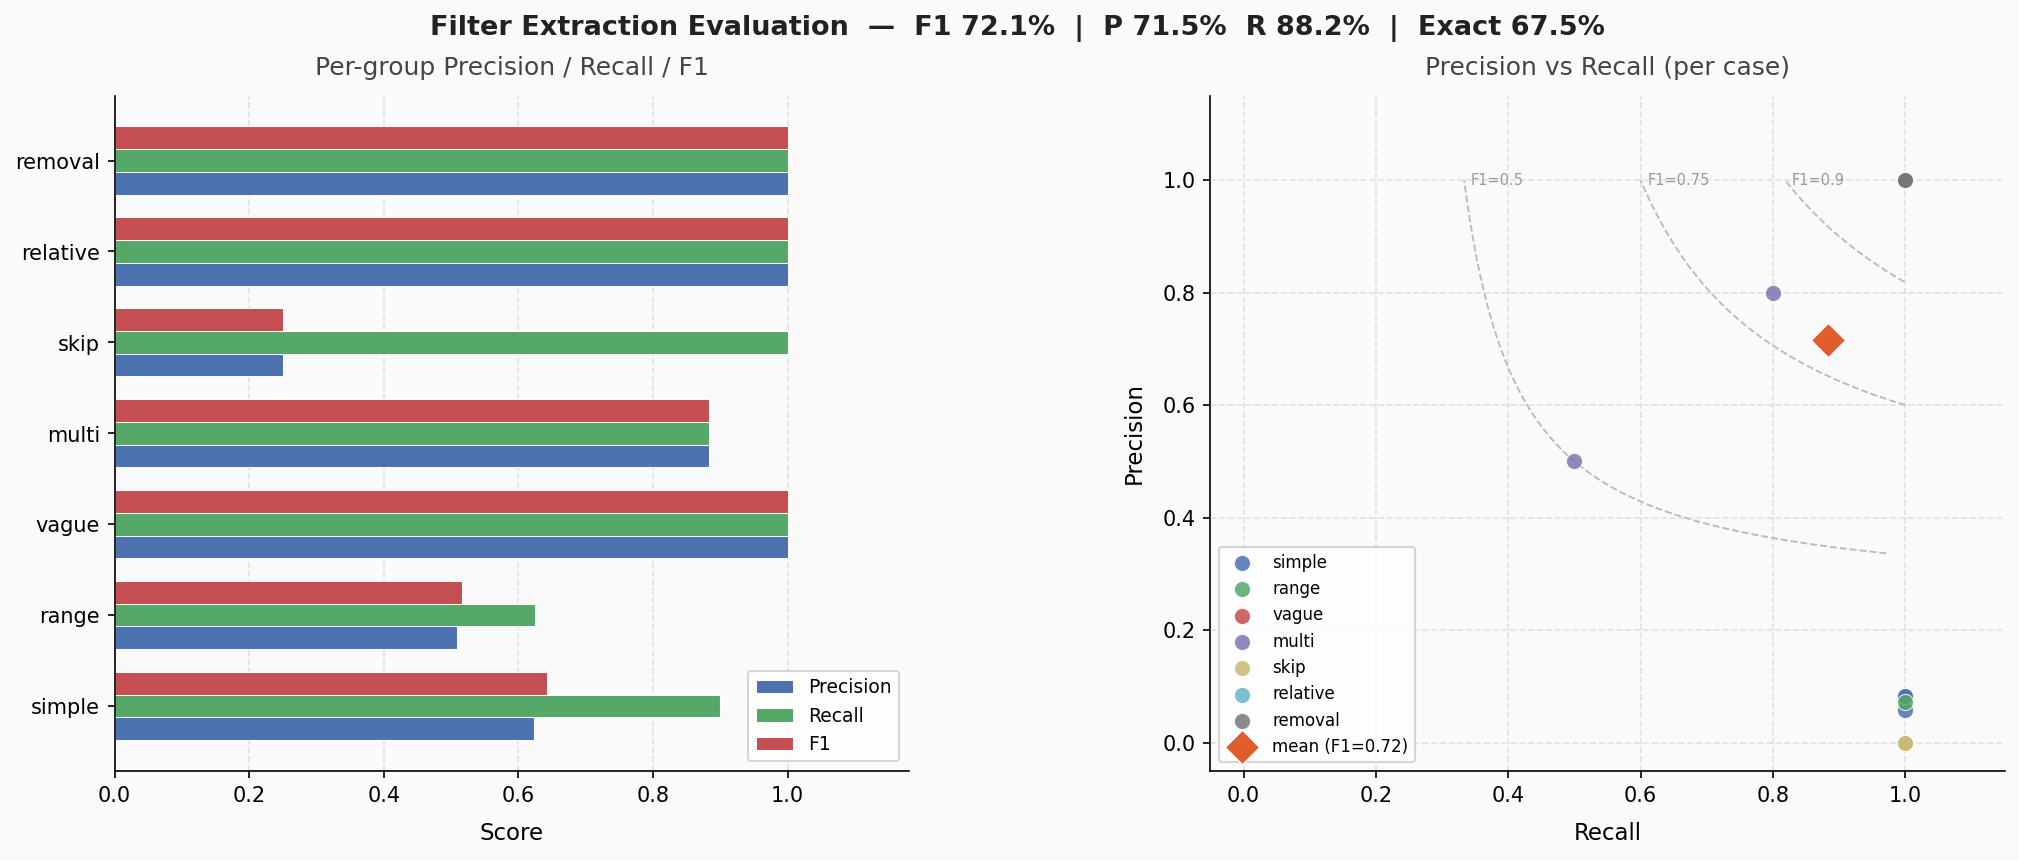

Reproduce this figure in Python.
#!/usr/bin/env python3
"""
eval/filter_eval.py

Evaluates filter extraction quality of intent_and_extract_node against a
hand-labelled golden dataset. Measures field-level precision, recall, and F1.

Precision = fraction of extracted fields that are correct
Recall    = fraction of expected fields that were extracted
F1        = harmonic mean of precision and recall

Usage:
    python eval/filter_eval.py
    python eval/filter_eval.py --verbose       # show every case, not just failures
    python eval/filter_eval.py --plot          # save PNG to eval/filter_eval.png
    python eval/filter_eval.py --threshold 80  # custom pass threshold on F1 (default 75)
"""

import sys
import os
import argparse
import statistics
from collections import defaultdict

sys.path.insert(0, os.path.dirname(os.path.dirname(os.path.abspath(__file__))))
sys.path.insert(0, os.path.dirname(os.path.abspath(__file__)))

from dotenv import load_dotenv
load_dotenv()

import database
database.load_all()

from state import initial_state
import nodes
from nodes import intent_and_extract_node

# Cap max_tokens for eval runs — extraction responses are small JSON objects.
# Without this, OpenRouter pre-reserves 16 384 tokens per call which exhausts
# the key's credit limit even though the actual output is ~100 tokens.
from langchain_openai import ChatOpenAI
nodes.llm = ChatOpenAI(
    model=os.getenv("OPENROUTER_MODEL", "openai/gpt-4o-mini"),
    openai_api_key=os.getenv("OPENROUTER_API_KEY"),
    openai_api_base="https://openrouter.ai/api/v1",
    temperature=0,
    max_tokens=512,
)

# ── Vague-term thresholds (loaded once from the actual dataset) ────────────────
_SP = database.vague_term_thresholds("smartphone")
_HP = database.vague_term_thresholds("headphones")

SP_PRICE_P25  = int(round(_SP["price_usd"]["p25"]))   # "cheap smartphone"
SP_PRICE_P75  = int(round(_SP["price_usd"]["p75"]))   # "premium smartphone"
SP_CAM_P75    = int(round(_SP["primary_camera_rear"]["p75"]))  # "good camera"
SP_BAT_P75    = int(round(_SP["battery_capacity"]["p75"]))     # "long battery life"
SP_RAM_P75    = int(round(_SP["ram_capacity"]["p75"]))         # "lots of RAM"

HP_PRICE_P25  = int(round(_HP["price_usd"]["p25"]))   # "affordable headphones"
HP_PRICE_P75  = int(round(_HP["price_usd"]["p75"]))   # "premium headphones"


# ── Golden dataset ─────────────────────────────────────────────────────────────
# Fields:
#   id                  : unique identifier
#   utterance           : raw user message
#   expected_filters    : ground-truth filter dict (values must match exactly
#                         after normalisation — strings lowercased, ints rounded)
#   category            : session category at time of utterance (None = cold start)
#   active_filters      : filters already set before this turn (default: {})
#   last_recommend_stats: stats from previous recommendation set (for relative critiques)
#   group               : category label for reporting
#   note                : why this case is interesting

GOLDEN_DATASET = [

    # ── GROUP 1: Simple single-field filters ───────────────────────────────────
    {
        "id": "simple_001",
        "utterance": "I want an Android phone",
        "expected_filters": {"os": "android"},
        "category": None,
        "group": "simple",
        "note": "single OS filter, cold start",
    },
    {
        "id": "simple_002",
        "utterance": "I'm looking for an iPhone",
        "expected_filters": {"os": "ios"},
        "category": None,
        "group": "simple",
        "note": "brand name implies iOS",
    },
    {
        "id": "simple_003",
        "utterance": "Show me Samsung phones",
        "expected_filters": {"brand_name": "samsung"},
        "category": "smartphone",
        "group": "simple",
        "note": "brand filter",
    },
    {
        "id": "simple_004",
        "utterance": "I want wireless headphones",
        "expected_filters": {"type": "Wireless"},
        "category": None,
        "group": "simple",
        "note": "headphone type filter",
    },
    {
        "id": "simple_005",
        "utterance": "Show me wired headphones",
        "expected_filters": {"type": "Wired"},
        "category": "headphones",
        "group": "simple",
        "note": "explicit wired type",
    },
    {
        "id": "simple_006",
        "utterance": "I want over-ear headphones",
        "expected_filters": {"form_factor": "Over-Ear"},
        "category": "headphones",
        "group": "simple",
        "note": "form factor filter",
    },
    {
        "id": "simple_007",
        "utterance": "I prefer in-ear headphones",
        "expected_filters": {"form_factor": "In-Ear"},
        "category": "headphones",
        "group": "simple",
        "note": "in-ear form factor",
    },
    {
        "id": "simple_008",
        "utterance": "I need headphones with noise cancellation",
        "expected_filters": {"noise_cancellation": True},
        "category": "headphones",
        "group": "simple",
        "note": "boolean feature filter",
    },
    {
        "id": "simple_009",
        "utterance": "I need headphones with a built-in microphone",
        "expected_filters": {"microphone": True},
        "category": "headphones",
        "group": "simple",
        "note": "microphone boolean filter",
    },
    {
        "id": "simple_010",
        "utterance": "Show me Bluetooth headphones",
        "expected_filters": {"connectivity": "Bluetooth"},
        "category": "headphones",
        "group": "simple",
        "note": "connectivity filter",
    },

    # ── GROUP 2: Explicit numeric / range filters ──────────────────────────────
    {
        "id": "range_001",
        "utterance": "I want a phone under $400",
        "expected_filters": {"price_usd_max": 400},
        "category": "smartphone",
        "group": "range",
        "note": "price ceiling — explicit number",
    },
    {
        "id": "range_002",
        "utterance": "My budget is between $200 and $600",
        "expected_filters": {"price_usd_min": 200, "price_usd_max": 600},
        "category": "smartphone",
        "group": "range",
        "note": "explicit price range",
    },
    {
        "id": "range_003",
        "utterance": "I need at least 8GB of RAM",
        "expected_filters": {"ram_capacity_min": 8},
        "category": "smartphone",
        "group": "range",
        "note": "RAM floor — explicit number",
    },
    {
        "id": "range_004",
        "utterance": "I want a phone with at least 5000mAh battery",
        "expected_filters": {"battery_capacity_min": 5000},
        "category": "smartphone",
        "group": "range",
        "note": "battery floor — explicit number with unit",
    },
    {
        "id": "range_005",
        "utterance": "I want 128GB of internal storage",
        "expected_filters": {"internal_memory": 128},
        "category": "smartphone",
        "group": "range",
        "note": "exact storage value",
    },
    {
        "id": "range_006",
        "utterance": "Show me headphones under $200",
        "expected_filters": {"price_usd_max": 200},
        "category": "headphones",
        "group": "range",
        "note": "headphone price ceiling",
    },
    {
        "id": "range_007",
        "utterance": "I want headphones with at least 30 hours of battery",
        "expected_filters": {"battery_hrs_min": 30},
        "category": "headphones",
        "group": "range",
        "note": "battery hours floor",
    },
    {
        "id": "range_008",
        "utterance": "Show me Sony headphones",
        "expected_filters": {"brand": "Sony"},
        "category": "headphones",
        "group": "range",
        "note": "headphone brand (different field than smartphone brand_name)",
    },

    # ── GROUP 3: Vague terms grounded to dataset percentiles ───────────────────
    {
        "id": "vague_001",
        "utterance": "I want a cheap smartphone",
        "expected_filters": {"price_usd_max": SP_PRICE_P25},
        "category": None,
        "group": "vague",
        "note": f"'cheap' → price_usd_max = p25 = {SP_PRICE_P25}",
    },
    {
        "id": "vague_002",
        "utterance": "Show me premium smartphones",
        "expected_filters": {"price_usd_min": SP_PRICE_P75},
        "category": None,
        "group": "vague",
        "note": f"'premium' → price_usd_min = p75 = {SP_PRICE_P75}",
    },
    {
        "id": "vague_003",
        "utterance": "I'm looking for a mid-range phone",
        "expected_filters": {"price_usd_min": SP_PRICE_P25, "price_usd_max": SP_PRICE_P75},
        "category": "smartphone",
        "group": "vague",
        "note": f"'mid-range' → p25={SP_PRICE_P25} to p75={SP_PRICE_P75}",
    },
    {
        "id": "vague_004",
        "utterance": "I want a phone with a good camera",
        "expected_filters": {"primary_camera_rear_min": SP_CAM_P75},
        "category": "smartphone",
        "group": "vague",
        "note": f"'good camera' → primary_camera_rear_min = p75 = {SP_CAM_P75}",
    },
    {
        "id": "vague_005",
        "utterance": "I need a phone with a long battery life",
        "expected_filters": {"battery_capacity_min": SP_BAT_P75},
        "category": "smartphone",
        "group": "vague",
        "note": f"'long battery life' → battery_capacity_min = p75 = {SP_BAT_P75}",
    },
    {
        "id": "vague_006",
        "utterance": "Show me affordable headphones",
        "expected_filters": {"price_usd_max": HP_PRICE_P25},
        "category": None,
        "group": "vague",
        "note": f"'affordable' → price_usd_max = p25 = {HP_PRICE_P25}",
    },

    # ── GROUP 4: Multi-attribute extraction ────────────────────────────────────
    {
        "id": "multi_001",
        "utterance": "I want an Android phone under $400 with at least 8GB RAM",
        "expected_filters": {"os": "android", "price_usd_max": 400, "ram_capacity_min": 8},
        "category": None,
        "group": "multi",
        "note": "3-attribute extraction: OS + price + RAM",
    },
    {
        "id": "multi_002",
        "utterance": "Show me wireless over-ear headphones with noise cancellation",
        "expected_filters": {"type": "Wireless", "form_factor": "Over-Ear", "noise_cancellation": True},
        "category": None,
        "group": "multi",
        "note": "3-attribute headphone extraction",
    },
    {
        "id": "multi_003",
        "utterance": "Wireless over-ear headphones with noise cancellation under $200",
        "expected_filters": {"type": "Wireless", "form_factor": "Over-Ear", "noise_cancellation": True, "price_usd_max": 200},
        "category": "headphones",
        "group": "multi",
        "note": "4-attribute extraction",
    },
    {
        "id": "multi_004",
        "utterance": "I want an iPhone with 256GB storage",
        "expected_filters": {"os": "ios", "internal_memory": 256},
        "category": "smartphone",
        "group": "multi",
        "note": "brand implied OS + storage",
    },
    {
        "id": "multi_005",
        "utterance": "I need a cheap Samsung Android phone",
        "expected_filters": {"brand_name": "samsung", "os": "android", "price_usd_max": SP_PRICE_P25},
        "category": None,
        "group": "multi",
        "note": "vague term + explicit brand + OS",
    },
    {
        "id": "multi_006",
        "utterance": "Sony wireless over-ear headphones with ANC under $300",
        "expected_filters": {
            "brand": "Sony",
            "type": "Wireless",
            "form_factor": "Over-Ear",
            "noise_cancellation": True,
            "price_usd_max": 300,
        },
        "category": "headphones",
        "group": "multi",
        "note": "5-attribute extraction — hardest multi case",
    },

    # ── GROUP 5: Skip signals (should extract nothing) ─────────────────────────
    {
        "id": "skip_001",
        "utterance": "Any OS is fine with me",
        "expected_filters": {},
        "category": "smartphone",
        "last_asked_attribute": "os",
        "group": "skip",
        "note": "skip signal for OS — must not invent a filter",
    },
    {
        "id": "skip_002",
        "utterance": "I don't care about the brand",
        "expected_filters": {},
        "category": "smartphone",
        "last_asked_attribute": "brand_name",
        "group": "skip",
        "note": "explicit skip for brand",
    },
    {
        "id": "skip_003",
        "utterance": "Either wired or wireless is fine",
        "expected_filters": {},
        "category": "headphones",
        "last_asked_attribute": "type",
        "group": "skip",
        "note": "both options acceptable → no filter",
    },
    {
        "id": "skip_004",
        "utterance": "No preference on storage",
        "expected_filters": {},
        "category": "smartphone",
        "last_asked_attribute": "internal_memory",
        "group": "skip",
        "note": "no preference = no filter",
    },

    # ── GROUP 6: Relative critiques (anchored to last_recommend_stats) ─────────
    {
        "id": "relative_001",
        "utterance": "Show me cheaper ones",
        "expected_filters": {"price_usd_max": 220},
        "category": "smartphone",
        "active_filters": {"os": "android"},
        "last_recommend_stats": {
            "price_usd": {"min": 220, "median": 400, "max": 750}
        },
        "group": "relative",
        "note": "'cheaper' → price_usd_max = previous min = 220",
    },
    {
        "id": "relative_002",
        "utterance": "I want something with a better camera",
        "expected_filters": {"primary_camera_rear_min": 64},
        "category": "smartphone",
        "active_filters": {"os": "android", "price_usd_max": 400},
        "last_recommend_stats": {
            "price_usd": {"min": 150, "median": 280, "max": 400},
            "primary_camera_rear": {"min": 12, "median": 48, "max": 64},
        },
        "group": "relative",
        "note": "'better camera' → primary_camera_rear_min = previous max = 64",
    },
    {
        "id": "relative_003",
        "utterance": "Something with a bigger battery",
        "expected_filters": {"battery_capacity_min": 5000},
        "category": "smartphone",
        "active_filters": {"os": "android"},
        "last_recommend_stats": {
            "battery_capacity": {"min": 3000, "median": 4000, "max": 5000}
        },
        "group": "relative",
        "note": "'bigger battery' → battery_capacity_min = previous max = 5000",
    },
    {
        "id": "relative_004",
        "utterance": "Show me more expensive options",
        "expected_filters": {"price_usd_min": 750},
        "category": "smartphone",
        "active_filters": {"os": "android"},
        "last_recommend_stats": {
            "price_usd": {"min": 220, "median": 400, "max": 750}
        },
        "group": "relative",
        "note": "'more expensive' → price_usd_min = previous max = 750",
    },

    # ── GROUP 7: Filter removal ────────────────────────────────────────────────
    {
        "id": "removal_001",
        "utterance": "Actually forget about the brand, any brand is fine",
        "expected_filters": {"brand_name": None},
        "category": "smartphone",
        "active_filters": {"os": "android", "brand_name": "samsung"},
        "group": "removal",
        "note": "explicit filter removal via null",
    },
    {
        "id": "removal_002",
        "utterance": "I changed my mind, I don't care about noise cancellation anymore",
        "expected_filters": {"noise_cancellation": None},
        "category": "headphones",
        "active_filters": {"type": "Wireless", "noise_cancellation": True},
        "group": "removal",
        "note": "remove previously set boolean filter",
    },
]

GROUPS = ["simple", "range", "vague", "multi", "skip", "relative", "removal"]

GROUP_COLORS = {
    "simple":   "#4C72B0",
    "range":    "#55A868",
    "vague":    "#C44E52",
    "multi":    "#8172B2",
    "skip":     "#CCB974",
    "relative": "#64B5CD",
    "removal":  "#777777",
}


# ── State builder ──────────────────────────────────────────────────────────────

def _build_state(case: dict):
    state = initial_state()
    state["user_input"] = case["utterance"]
    state["category"] = case.get("category")
    state["active_filters"] = case.get("active_filters", {})
    state["messages"] = case.get("history", [])
    state["last_asked_attribute"] = case.get("last_asked_attribute")
    state["last_recommend_stats"] = case.get("last_recommend_stats")
    return state


# ── Filter comparison ──────────────────────────────────────────────────────────

def _normalise(val):
    """Normalise a filter value for comparison."""
    if isinstance(val, str):
        return val.strip().lower()
    if isinstance(val, float) and val == int(val):
        return int(val)
    return val


def _values_match(extracted_val, expected_val, tolerance: int = 5) -> bool:
    """
    Compare two filter values with optional numeric tolerance.
    tolerance=5 means ±5 on integer values (used for vague-term cases).
    """
    if expected_val is None:
        return extracted_val is None
    if extracted_val is None:
        return False
    ev = _normalise(extracted_val)
    xv = _normalise(expected_val)
    if isinstance(xv, (int, float)) and isinstance(ev, (int, float)):
        return abs(ev - xv) <= tolerance
    return ev == xv


def _compare_filters(extracted: dict, expected: dict, group: str) -> dict:
    """
    Field-level precision / recall / F1 comparison.
    Uses wider tolerance (±10) for vague/relative groups.
    """
    tolerance = 10 if group in ("vague", "relative") else 1

    # True positives: key in both, value matches
    tp = sum(
        1 for k, v in expected.items()
        if k in extracted and _values_match(extracted[k], v, tolerance)
    )
    # False positives: extracted field not in expected, OR wrong value
    fp = sum(
        1 for k, v in extracted.items()
        if k not in expected or not _values_match(v, expected.get(k), tolerance)
    )
    fn = len(expected) - tp  # expected fields not correctly extracted

    precision = tp / (tp + fp) if (tp + fp) > 0 else (1.0 if not expected else 0.0)
    recall    = tp / (tp + fn) if (tp + fn) > 0 else 1.0
    f1        = (2 * precision * recall / (precision + recall)
                 if (precision + recall) > 0 else 0.0)
    exact     = (fp == 0 and fn == 0)

    return {
        "precision": precision,
        "recall": recall,
        "f1": f1,
        "exact_match": exact,
        "tp": tp, "fp": fp, "fn": fn,
    }


# ── Eval runner ────────────────────────────────────────────────────────────────

def run_eval(verbose: bool = False) -> dict:
    results = []
    per_group = defaultdict(lambda: {"precision": [], "recall": [], "f1": [], "exact": 0, "total": 0})

    print(f"Running {len(GOLDEN_DATASET)} filter extraction cases...\n")

    for case in GOLDEN_DATASET:
        state = _build_state(case)
        try:
            output = intent_and_extract_node(state)
            extracted = output.get("extracted_filters", {})
            error = None
        except Exception as exc:
            extracted = {}
            error = str(exc)

        expected = case["expected_filters"]
        metrics = _compare_filters(extracted, expected, case["group"])

        per_group[case["group"]]["precision"].append(metrics["precision"])
        per_group[case["group"]]["recall"].append(metrics["recall"])
        per_group[case["group"]]["f1"].append(metrics["f1"])
        per_group[case["group"]]["total"] += 1
        if metrics["exact_match"]:
            per_group[case["group"]]["exact"] += 1

        result = case | {"extracted": extracted, "metrics": metrics, "error": error}
        results.append(result)

        ok = metrics["exact_match"]
        if verbose or not ok:
            mark = "OK" if ok else "FAIL"
            snippet = case["utterance"][:55]
            print(f"  {mark:<4} [{case['id']}] \"{snippet}\"")
            if not ok or verbose:
                print(f"       expected : {expected}")
                print(f"       extracted: {extracted}")
                if error:
                    print(f"       ERROR    : {error}")
                print(f"       P={metrics['precision']:.2f}  R={metrics['recall']:.2f}  F1={metrics['f1']:.2f}")

    # ── Summary ────────────────────────────────────────────────────────────────
    all_f1        = [r["metrics"]["f1"] for r in results]
    all_precision = [r["metrics"]["precision"] for r in results]
    all_recall    = [r["metrics"]["recall"] for r in results]
    exact_total   = sum(1 for r in results if r["metrics"]["exact_match"])
    mean_f1       = statistics.mean(all_f1)
    mean_p        = statistics.mean(all_precision)
    mean_r        = statistics.mean(all_recall)
    n             = len(GOLDEN_DATASET)

    print("\n" + "=" * 60)
    print(f"  OVERALL  |  Precision: {mean_p:.1%}  Recall: {mean_r:.1%}  F1: {mean_f1:.1%}")
    print(f"           |  Exact match: {exact_total}/{n} = {exact_total/n:.1%}")
    print("=" * 60)
    print(f"\n  {'Group':<10} {'P':>7} {'R':>7} {'F1':>7} {'Exact':>8}")
    print("  " + "-" * 43)
    for g in GROUPS:
        s = per_group[g]
        if not s["total"]:
            continue
        mp = statistics.mean(s["precision"])
        mr = statistics.mean(s["recall"])
        mf = statistics.mean(s["f1"])
        ex = s["exact"]
        t  = s["total"]
        print(f"  {g:<10} {mp:>6.1%} {mr:>7.1%} {mf:>7.1%} {ex:>5}/{t}")

    failures = [r for r in results if not r["metrics"]["exact_match"]]
    print(f"\n  FAILURES ({len(failures)}/{n}):")
    if not failures:
        print("  (none)")
    else:
        for f in failures:
            print(f"  [{f['id']}] \"{f['utterance'][:60]}\"")
            print(f"       expected : {f['expected_filters']}")
            print(f"       extracted: {f['extracted']}")
            print(f"       P={f['metrics']['precision']:.2f}  R={f['metrics']['recall']:.2f}  F1={f['metrics']['f1']:.2f}")

    return {
        "mean_f1": mean_f1,
        "mean_precision": mean_p,
        "mean_recall": mean_r,
        "exact_rate": exact_total / n,
        "exact_total": exact_total,
        "n": n,
        "results": results,
        "per_group": {k: dict(v) for k, v in per_group.items()},
    }


# ── Plot ───────────────────────────────────────────────────────────────────────

def plot_results(data: dict, out_path: str) -> None:
    import matplotlib.pyplot as plt
    import matplotlib.patches as mpatches
    import numpy as np

    results   = data["results"]
    per_group = data["per_group"]
    mean_p    = data["mean_precision"]
    mean_r    = data["mean_recall"]
    mean_f1   = data["mean_f1"]
    exact_rate = data["exact_rate"]

    fig = plt.figure(figsize=(14, 6))
    fig.patch.set_facecolor("#FAFAFA")

    fig.text(
        0.5, 0.97,
        f"Filter Extraction Evaluation  —  F1 {mean_f1:.1%}  |  "
        f"P {mean_p:.1%}  R {mean_r:.1%}  |  Exact {exact_rate:.1%}",
        ha="center", va="top", fontsize=13, fontweight="bold", color="#222222",
    )

    gs = fig.add_gridspec(1, 2, left=0.07, right=0.97,
                          bottom=0.13, top=0.88, wspace=0.38)

    # ── Left: Per-group F1, P, R grouped bars ─────────────────────────────────
    ax1 = fig.add_subplot(gs[0])
    ax1.set_facecolor("#FAFAFA")

    active_groups = [g for g in GROUPS if g in per_group and per_group[g]["total"]]
    y = np.arange(len(active_groups))
    bar_h = 0.25

    for i, (metric, label, color) in enumerate([
        ("precision", "Precision", "#4C72B0"),
        ("recall",    "Recall",    "#55A868"),
        ("f1",        "F1",        "#C44E52"),
    ]):
        vals = [statistics.mean(per_group[g][metric]) for g in active_groups]
        bars = ax1.barh(y + (i - 1) * bar_h, vals, height=bar_h,
                        color=color, label=label, edgecolor="white", linewidth=0.5)

    ax1.set_yticks(y)
    ax1.set_yticklabels(active_groups, fontsize=10)
    ax1.set_xlabel("Score", fontsize=11, labelpad=8)
    ax1.set_xlim(0, 1.18)
    ax1.set_title("Per-group Precision / Recall / F1", fontsize=12, pad=10, color="#444444")
    ax1.legend(fontsize=9, loc="lower right", framealpha=0.8)
    ax1.spines[["top", "right"]].set_visible(False)
    ax1.xaxis.grid(True, linestyle="--", alpha=0.4, color="#BBBBBB")
    ax1.set_axisbelow(True)

    # ── Right: P vs R scatter, one dot per case, coloured by group ────────────
    ax2 = fig.add_subplot(gs[1])
    ax2.set_facecolor("#FAFAFA")

    for g in active_groups:
        group_results = [r for r in results if r["group"] == g]
        xs = [r["metrics"]["recall"] for r in group_results]
        ys = [r["metrics"]["precision"] for r in group_results]
        ax2.scatter(xs, ys, color=GROUP_COLORS[g], s=60, label=g,
                    alpha=0.85, edgecolors="white", linewidth=0.5, zorder=5)

    # Overall mean marker
    ax2.scatter([mean_r], [mean_p], color="#E05C2A", s=140, marker="D",
                zorder=10, label=f"mean (F1={mean_f1:.2f})", edgecolors="white", linewidth=0.8)

    # Iso-F1 curves
    for f1_val in [0.5, 0.75, 0.9]:
        p_vals = np.linspace(f1_val / (2 - f1_val), 1.0, 200)
        r_vals = f1_val * p_vals / (2 * p_vals - f1_val)
        mask = (r_vals >= 0) & (r_vals <= 1)
        ax2.plot(r_vals[mask], p_vals[mask], color="#BBBBBB",
                 linestyle="--", linewidth=0.9, zorder=2)
        ax2.text(r_vals[mask][-1] + 0.01, p_vals[mask][-1],
                 f"F1={f1_val}", fontsize=7, color="#999999", va="center")

    ax2.set_xlabel("Recall", fontsize=11, labelpad=8)
    ax2.set_ylabel("Precision", fontsize=11, labelpad=8)
    ax2.set_title("Precision vs Recall (per case)", fontsize=12, pad=10, color="#444444")
    ax2.set_xlim(-0.05, 1.15)
    ax2.set_ylim(-0.05, 1.15)
    ax2.legend(fontsize=8, framealpha=0.8, loc="lower left")
    ax2.spines[["top", "right"]].set_visible(False)
    ax2.xaxis.grid(True, linestyle="--", alpha=0.4, color="#BBBBBB")
    ax2.yaxis.grid(True, linestyle="--", alpha=0.4, color="#BBBBBB")
    ax2.set_axisbelow(True)

    plt.savefig(out_path, dpi=150, bbox_inches="tight", facecolor=fig.get_facecolor())
    plt.close(fig)
    print(f"\n  Chart saved to: {out_path}")


# ── Entrypoint ─────────────────────────────────────────────────────────────────

if __name__ == "__main__":
    parser = argparse.ArgumentParser(description="Filter extraction evaluation")
    parser.add_argument("--verbose", action="store_true",
                        help="Print all cases, not just failures")
    parser.add_argument("--threshold", type=float, default=75.0,
                        help="Minimum mean F1 %% to exit 0 (default: 75)")
    parser.add_argument("--plot", action="store_true",
                        help="Save a PNG chart of the results")
    parser.add_argument("--output", default="eval/filter_eval.png",
                        help="Chart output path (default: eval/filter_eval.png)")
    args = parser.parse_args()

    data = run_eval(verbose=args.verbose)

    if args.plot:
        plot_results(data, out_path=args.output)

    print()
    score = data["mean_f1"] * 100
    if score >= args.threshold:
        print(f"  PASS  {score:.1f}% F1 >= {args.threshold}% threshold")
        sys.exit(0)
    else:
        print(f"  FAIL  {score:.1f}% F1 < {args.threshold}% threshold")
        sys.exit(1)
